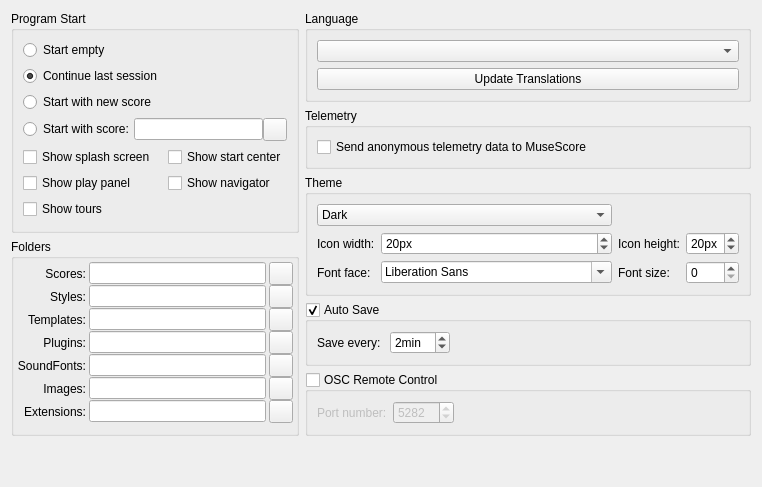
     <widget class="QWidget" name="tabGeneral">
      <property name="accessibleName">
       <string>General tab</string>
      </property>
      <attribute name="title">
       <string>General</string>
      </attribute>
      <layout class="QGridLayout" name="gridLayout_2">
       <item row="3" column="0" rowspan="3">
        <widget class="QGroupBox" name="groupBox_6">
         <property name="title">
          <string>Folders</string>
         </property>
         <layout class="QGridLayout">
          <property name="leftMargin">
           <number>3</number>
          </property>
          <property name="topMargin">
           <number>3</number>
          </property>
          <property name="rightMargin">
           <number>3</number>
          </property>
          <property name="bottomMargin">
           <number>3</number>
          </property>
          <property name="horizontalSpacing">
           <number>3</number>
          </property>
          <property name="verticalSpacing">
           <number>0</number>
          </property>
          <item row="0" column="1">
           <widget class="QLineEdit" name="myScores">
            <property name="accessibleName">
             <string>Score folder</string>
            </property>
            <property name="accessibleDescription">
             <string>Insert path to score folder.</string>
            </property>
           </widget>
          </item>
          <item row="5" column="0">
           <widget class="QLabel" name="label_9">
            <property name="text">
             <string>Images:</string>
            </property>
            <property name="alignment">
             <set>Qt::AlignRight|Qt::AlignTrailing|Qt::AlignVCenter</set>
            </property>
           </widget>
          </item>
          <item row="6" column="0">
           <widget class="QLabel" name="label_extensions">
            <property name="text">
             <string>Extensions:</string>
            </property>
            <property name="alignment">
             <set>Qt::AlignRight|Qt::AlignTrailing|Qt::AlignVCenter</set>
            </property>
           </widget>
          </item>
          <item row="0" column="0">
           <widget class="QLabel" name="label_86">
            <property name="text">
             <string>Scores:</string>
            </property>
            <property name="alignment">
             <set>Qt::AlignRight|Qt::AlignTrailing|Qt::AlignVCenter</set>
            </property>
           </widget>
          </item>
          <item row="1" column="0">
           <widget class="QLabel" name="label_88">
            <property name="text">
             <string>Styles:</string>
            </property>
            <property name="alignment">
             <set>Qt::AlignRight|Qt::AlignTrailing|Qt::AlignVCenter</set>
            </property>
           </widget>
          </item>
          <item row="1" column="1">
           <widget class="QLineEdit" name="myStyles">
            <property name="accessibleName">
             <string>Style folder</string>
            </property>
            <property name="accessibleDescription">
             <string>Insert path for style folder</string>
            </property>
           </widget>
          </item>
          <item row="2" column="0">
           <widget class="QLabel" name="label_2">
            <property name="text">
             <string>Templates:</string>
            </property>
            <property name="alignment">
             <set>Qt::AlignRight|Qt::AlignTrailing|Qt::AlignVCenter</set>
            </property>
           </widget>
          </item>
          <item row="0" column="2">
           <widget class="QToolButton" name="myScoresButton">
            <property name="focusPolicy">
             <enum>Qt::StrongFocus</enum>
            </property>
            <property name="accessibleName">
             <string>Choose score folder</string>
            </property>
            <property name="accessibleDescription">
             <string>Opens a dialog for selecting the score folder</string>
            </property>
            <property name="text">
             <string notr="true"/>
            </property>
            <property name="icon">
             <iconset resource="musescore.qrc">
              <normaloff>:/data/icons/document-open.svg</normaloff>:/data/icons/document-open.svg</iconset>
            </property>
           </widget>
          </item>
          <item row="1" column="2">
           <widget class="QToolButton" name="myStylesButton">
            <property name="focusPolicy">
             <enum>Qt::StrongFocus</enum>
            </property>
            <property name="accessibleName">
             <string>Choose style folder</string>
            </property>
            <property name="accessibleDescription">
             <string>Opens a dialog for selecting the style folder</string>
            </property>
            <property name="text">
             <string notr="true"/>
            </property>
            <property name="icon">
             <iconset resource="musescore.qrc">
              <normaloff>:/data/icons/document-open.svg</normaloff>:/data/icons/document-open.svg</iconset>
            </property>
           </widget>
          </item>
          <item row="3" column="0">
           <widget class="QLabel" name="label_89">
            <property name="text">
             <string>Plugins:</string>
            </property>
            <property name="alignment">
             <set>Qt::AlignRight|Qt::AlignTrailing|Qt::AlignVCenter</set>
            </property>
           </widget>
          </item>
          <item row="2" column="1">
           <widget class="QLineEdit" name="myTemplates">
            <property name="accessibleName">
             <string>Template folder</string>
            </property>
            <property name="accessibleDescription">
             <string>Insert path to Template folder</string>
            </property>
           </widget>
          </item>
          <item row="3" column="1">
           <widget class="QLineEdit" name="myPlugins">
            <property name="accessibleName">
             <string>Plugin folder</string>
            </property>
            <property name="accessibleDescription">
             <string>Insert path to plugin folder</string>
            </property>
           </widget>
          </item>
          <item row="4" column="1">
           <widget class="QLineEdit" name="mySoundfonts">
            <property name="accessibleName">
             <string>SoundFont folders</string>
            </property>
            <property name="accessibleDescription">
             <string>Insert path to SoundFont folders</string>
            </property>
           </widget>
          </item>
          <item row="3" column="2">
           <widget class="QToolButton" name="myPluginsButton">
            <property name="focusPolicy">
             <enum>Qt::StrongFocus</enum>
            </property>
            <property name="accessibleName">
             <string>Choose plugin folder</string>
            </property>
            <property name="accessibleDescription">
             <string>Opens a dialog for selecting the plugin folder</string>
            </property>
            <property name="text">
             <string notr="true"/>
            </property>
            <property name="icon">
             <iconset resource="musescore.qrc">
              <normaloff>:/data/icons/document-open.svg</normaloff>:/data/icons/document-open.svg</iconset>
            </property>
           </widget>
          </item>
          <item row="4" column="0">
           <widget class="QLabel" name="label_5">
            <property name="text">
             <string>SoundFonts:</string>
            </property>
            <property name="alignment">
             <set>Qt::AlignRight|Qt::AlignTrailing|Qt::AlignVCenter</set>
            </property>
           </widget>
          </item>
          <item row="5" column="1">
           <widget class="QLineEdit" name="myImages">
            <property name="accessibleName">
             <string>Image folder</string>
            </property>
            <property name="accessibleDescription">
             <string>Insert path to image folder</string>
            </property>
           </widget>
          </item>
          <item row="6" column="1">
           <widget class="QLineEdit" name="myExtensions">
            <property name="accessibleName">
             <string>Extensions folder</string>
            </property>
            <property name="accessibleDescription">
             <string>Insert path to extensions folder</string>
            </property>
           </widget>
          </item>
          <item row="2" column="2">
           <widget class="QToolButton" name="myTemplatesButton">
            <property name="focusPolicy">
             <enum>Qt::StrongFocus</enum>
            </property>
            <property name="accessibleName">
             <string>Choose template folder</string>
            </property>
            <property name="accessibleDescription">
             <string>Opens a dialog for selecting the template folder</string>
            </property>
            <property name="text">
             <string notr="true"/>
            </property>
            <property name="icon">
             <iconset resource="musescore.qrc">
              <normaloff>:/data/icons/document-open.svg</normaloff>:/data/icons/document-open.svg</iconset>
            </property>
           </widget>
          </item>
          <item row="5" column="2">
           <widget class="QToolButton" name="myImagesButton">
            <property name="focusPolicy">
             <enum>Qt::StrongFocus</enum>
            </property>
            <property name="accessibleName">
             <string>Image folder</string>
            </property>
            <property name="accessibleDescription">
             <string>Opens a dialog for selecting the image folder</string>
            </property>
            <property name="text">
             <string/>
            </property>
            <property name="icon">
             <iconset resource="musescore.qrc">
              <normaloff>:/data/icons/document-open.svg</normaloff>:/data/icons/document-open.svg</iconset>
            </property>
           </widget>
          </item>
          <item row="6" column="2">
           <widget class="QToolButton" name="myExtensionsButton">
            <property name="focusPolicy">
             <enum>Qt::StrongFocus</enum>
            </property>
            <property name="accessibleName">
             <string>Extensions folder</string>
            </property>
            <property name="accessibleDescription">
             <string>Opens a dialog for selecting the extensions folder</string>
            </property>
            <property name="text">
             <string notr="true"/>
            </property>
            <property name="icon">
             <iconset resource="musescore.qrc">
              <normaloff>:/data/icons/document-open.svg</normaloff>:/data/icons/document-open.svg</iconset>
            </property>
           </widget>
          </item>
          <item row="4" column="2">
           <widget class="QToolButton" name="mySoundfontsButton">
            <property name="focusPolicy">
             <enum>Qt::StrongFocus</enum>
            </property>
            <property name="accessibleName">
             <string>SoundFont folders</string>
            </property>
            <property name="accessibleDescription">
             <string>Opens a dialog for configuring the SoundFont folders</string>
            </property>
            <property name="text">
             <string notr="true"/>
            </property>
            <property name="icon">
             <iconset resource="musescore.qrc">
              <normaloff>:/data/icons/edit.svg</normaloff>:/data/icons/edit.svg</iconset>
            </property>
           </widget>
          </item>
         </layout>
        </widget>
       </item>
       <item row="2" column="1" rowspan="2">
        <widget class="QGroupBox" name="groupBox_12">
         <property name="title">
          <string>Theme</string>
         </property>
         <layout class="QGridLayout" name="gridLayout_9">
          <item row="1" column="1">
           <widget class="QSpinBox" name="iconWidth">
            <property name="accessibleName">
             <string>Icon Width</string>
            </property>
            <property name="suffix">
             <string extracomment="pixel">px</string>
            </property>
            <property name="minimum">
             <number>5</number>
            </property>
            <property name="value">
             <number>20</number>
            </property>
           </widget>
          </item>
          <item row="1" column="2">
           <widget class="QLabel" name="iconHeightLabel">
            <property name="text">
             <string>Icon height:</string>
            </property>
           </widget>
          </item>
          <item row="1" column="0">
           <widget class="QLabel" name="iconWidthLabel">
            <property name="text">
             <string>Icon width:</string>
            </property>
           </widget>
          </item>
          <item row="1" column="3">
           <widget class="QSpinBox" name="iconHeight">
            <property name="accessibleName">
             <string>Icon Height</string>
            </property>
            <property name="suffix">
             <string extracomment="pixel">px</string>
            </property>
            <property name="minimum">
             <number>5</number>
            </property>
            <property name="value">
             <number>20</number>
            </property>
           </widget>
          </item>
          <item row="0" column="0" colspan="2">
           <widget class="QComboBox" name="styleName">
            <property name="accessibleName">
             <string>Select style</string>
            </property>
            <item>
             <property name="text">
              <string>Dark</string>
             </property>
            </item>
            <item>
             <property name="text">
              <string>Light</string>
             </property>
            </item>
           </widget>
          </item>
          <item row="2" column="3">
           <widget class="QSpinBox" name="fontSize"/>
          </item>
          <item row="2" column="1">
           <widget class="QFontComboBox" name="fontFamily"/>
          </item>
          <item row="2" column="0">
           <widget class="QLabel" name="fontFamilyLabel">
            <property name="text">
             <string>Font face:</string>
            </property>
           </widget>
          </item>
          <item row="2" column="2">
           <widget class="QLabel" name="fontSizeLabel">
            <property name="text">
             <string>Font size:</string>
            </property>
           </widget>
          </item>
         </layout>
        </widget>
       </item>
       <item row="0" column="1">
        <widget class="QGroupBox" name="groupBox_10">
         <property name="title">
          <string>Language</string>
         </property>
         <property name="checkable">
          <bool>false</bool>
         </property>
         <layout class="QVBoxLayout" name="verticalLayout">
          <item>
           <widget class="QComboBox" name="language">
            <property name="accessibleName">
             <string>Select language</string>
            </property>
            <property name="accessibleDescription">
             <string>Select the language of the user interface</string>
            </property>
           </widget>
          </item>
          <item>
           <widget class="QPushButton" name="updateTranslation">
            <property name="text">
             <string>Update Translations</string>
            </property>
           </widget>
          </item>
         </layout>
        </widget>
       </item>
       <item row="5" column="1">
        <widget class="QGroupBox" name="oscServer">
         <property name="title">
          <string>OSC Remote Control</string>
         </property>
         <property name="checkable">
          <bool>true</bool>
         </property>
         <property name="checked">
          <bool>false</bool>
         </property>
         <layout class="QHBoxLayout" name="horizontalLayout_9">
          <item>
           <widget class="QLabel" name="label">
            <property name="text">
             <string extracomment="The UDP port number on which the MuseScore OSC server will listen on">Port number:</string>
            </property>
           </widget>
          </item>
          <item>
           <widget class="QSpinBox" name="oscPort">
            <property name="accessibleName">
             <string>Port number</string>
            </property>
            <property name="minimum">
             <number>1</number>
            </property>
            <property name="maximum">
             <number>65535</number>
            </property>
            <property name="value">
             <number>5282</number>
            </property>
           </widget>
          </item>
          <item>
           <spacer name="horizontalSpacer_15">
            <property name="orientation">
             <enum>Qt::Horizontal</enum>
            </property>
            <property name="sizeHint" stdset="0">
             <size>
              <width>40</width>
              <height>20</height>
             </size>
            </property>
           </spacer>
          </item>
         </layout>
        </widget>
       </item>
       <item row="6" column="0">
        <spacer name="verticalSpacer">
         <property name="orientation">
          <enum>Qt::Vertical</enum>
         </property>
         <property name="sizeHint" stdset="0">
          <size>
           <width>20</width>
           <height>40</height>
          </size>
         </property>
        </spacer>
       </item>
       <item row="0" column="0" rowspan="3">
        <widget class="QGroupBox" name="groupBox_5">
         <property name="title">
          <string>Program Start</string>
         </property>
         <layout class="QGridLayout" name="programStartGridLayout">
          <item row="0" column="0">
           <widget class="QRadioButton" name="emptySession">
            <property name="text">
             <string>Start empty</string>
            </property>
           </widget>
          </item>
          <item row="4" column="1">
           <widget class="QCheckBox" name="showStartcenter">
            <property name="text">
             <string>Show start center</string>
            </property>
           </widget>
          </item>
          <item row="1" column="0">
           <widget class="QRadioButton" name="lastSession">
            <property name="text">
             <string>Continue last session</string>
            </property>
            <property name="checked">
             <bool>true</bool>
            </property>
           </widget>
          </item>
          <item row="3" column="0" colspan="2">
           <layout class="QHBoxLayout" name="horizontalLayout_2">
            <property name="spacing">
             <number>0</number>
            </property>
            <property name="sizeConstraint">
             <enum>QLayout::SetFixedSize</enum>
            </property>
            <item>
             <widget class="QRadioButton" name="scoreSession">
              <property name="text">
               <string>Start with score:</string>
              </property>
             </widget>
            </item>
            <item>
             <widget class="QLineEdit" name="sessionScore">
              <property name="accessibleName">
               <string>Start with score</string>
              </property>
              <property name="accessibleDescription">
               <string>Insert path to starting score</string>
              </property>
             </widget>
            </item>
            <item>
             <widget class="QToolButton" name="startWithButton">
              <property name="focusPolicy">
               <enum>Qt::StrongFocus</enum>
              </property>
              <property name="accessibleName">
               <string>Choose starting score</string>
              </property>
              <property name="accessibleDescription">
               <string>Opens a file dialog for selecting the starting score</string>
              </property>
              <property name="text">
               <string notr="true"/>
              </property>
              <property name="icon">
               <iconset resource="musescore.qrc">
                <normaloff>:/data/icons/document-open.svg</normaloff>:/data/icons/document-open.svg</iconset>
              </property>
             </widget>
            </item>
           </layout>
          </item>
          <item row="4" column="0">
           <widget class="QCheckBox" name="showSplashScreen">
            <property name="text">
             <string>Show splash screen</string>
            </property>
           </widget>
          </item>
          <item row="2" column="0">
           <widget class="QRadioButton" name="newSession">
            <property name="text">
             <string>Start with new score</string>
            </property>
           </widget>
          </item>
          <item row="5" column="0">
           <widget class="QCheckBox" name="playPanelShow">
            <property name="text">
             <string>Show play panel</string>
            </property>
           </widget>
          </item>
          <item row="5" column="1">
           <widget class="QCheckBox" name="navigatorShow">
            <property name="text">
             <string>Show navigator</string>
            </property>
           </widget>
          </item>
          <item row="6" column="0">
           <widget class="QCheckBox" name="showTours">
            <property name="text">
             <string>Show tours</string>
            </property>
           </widget>
          </item>
         </layout>
        </widget>
       </item>
       <item row="4" column="1">
        <widget class="QGroupBox" name="autoSave">
         <property name="title">
          <string>Auto Save</string>
         </property>
         <property name="checkable">
          <bool>true</bool>
         </property>
         <layout class="QHBoxLayout">
          <property name="spacing">
           <number>9</number>
          </property>
          <property name="leftMargin">
           <number>9</number>
          </property>
          <property name="topMargin">
           <number>9</number>
          </property>
          <property name="rightMargin">
           <number>9</number>
          </property>
          <property name="bottomMargin">
           <number>9</number>
          </property>
          <item>
           <widget class="QLabel" name="label_25">
            <property name="text">
             <string>Save every:</string>
            </property>
           </widget>
          </item>
          <item>
           <widget class="QSpinBox" name="autoSaveTime">
            <property name="accessibleName">
             <string>Select delay (in minutes) between auto saves</string>
            </property>
            <property name="suffix">
             <string extracomment="minutes">min</string>
            </property>
            <property name="minimum">
             <number>1</number>
            </property>
            <property name="value">
             <number>2</number>
            </property>
           </widget>
          </item>
          <item>
           <spacer>
            <property name="orientation">
             <enum>Qt::Horizontal</enum>
            </property>
            <property name="sizeHint" stdset="0">
             <size>
              <width>40</width>
              <height>20</height>
             </size>
            </property>
           </spacer>
          </item>
         </layout>
        </widget>
       </item>
       <item row="1" column="1">
        <widget class="QGroupBox" name="groupBox_15">
         <property name="title">
          <string>Telemetry</string>
         </property>
         <layout class="QGridLayout" name="gridLayout_14">
          <item row="0" column="0">
           <widget class="QCheckBox" name="collectTelemetry">
            <property name="text">
             <string>Send anonymous telemetry data to MuseScore</string>
            </property>
           </widget>
          </item>
         </layout>
        </widget>
       </item>
      </layout>
     </widget>
